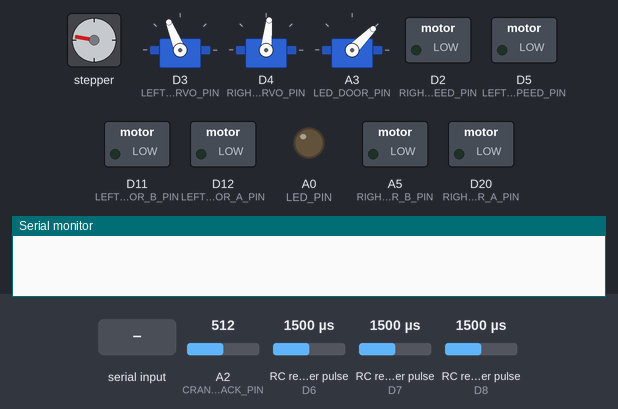
A sketch run on a simulated Arduino Zero (SAMD21). On the bench: stepper motor, 3 × servo, switched loads named in the sketch (green lamp = pin HIGH), output pins drawn as LEDs (lit = HIGH), the last lines printed to the serial monitor. Wiring (inferred from the names in the program): 3 × RC receiver channel: data D6 / data D7 / data D8; stepper motor (2048 steps per turn assumed): coils D1, D0, D10, D9. Inputs (shaded band) come from the test bench; at power-on: RC receiver pulse (sensors on D8, D6, D7) 1500 µs, A2 (CRANE_FEEDBACK_PIN) = 512. Pins used as bus, display or sensor lines are not drawn.

Above: at 1.25 s.
1.3 s: "s90\n" received over Serial
At 1.9 s:
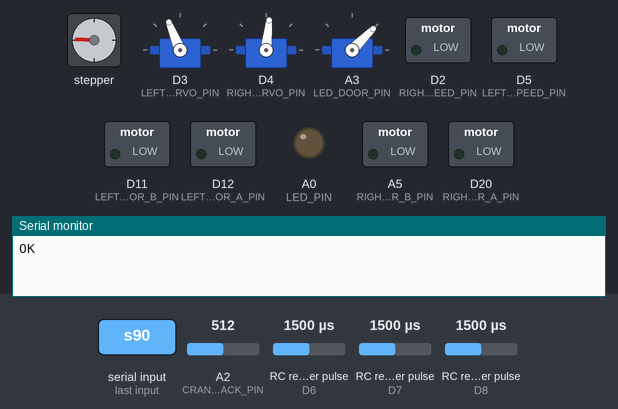
2.8 s: RC receiver pulse (sensor on D8) set to 1486 µs
At 2.98 s:
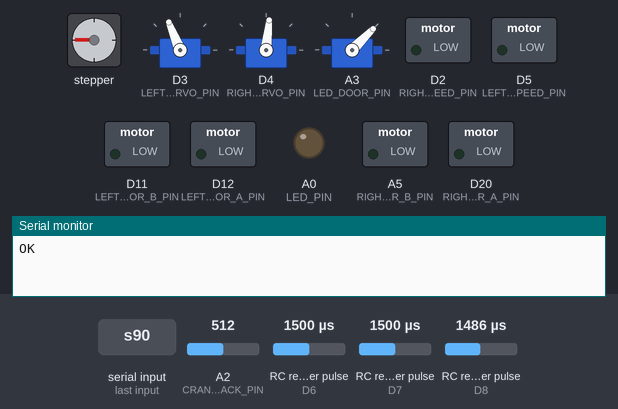
5.8 s: A2 (CRANE_FEEDBACK_PIN) set to 121
8.8 s: A2 (CRANE_FEEDBACK_PIN) set to 106
At 9.8 s:
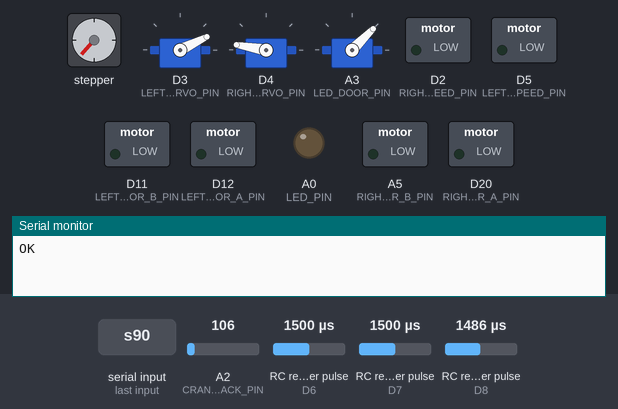
10.3 s: "l" received over Serial
At 11.0 s:
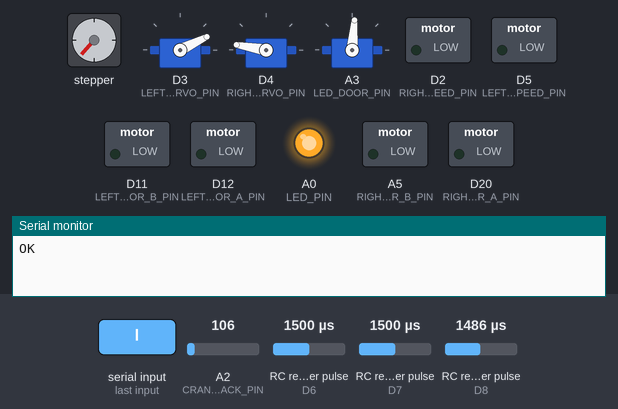
11.8 s: "r90\n" received over Serial
At 11.95 s:
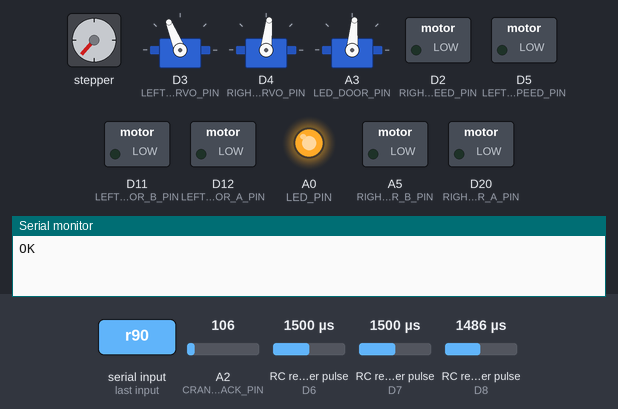
Timing chart, 0 to 17.8 s (numbered marks = the images above; inputs shaded):
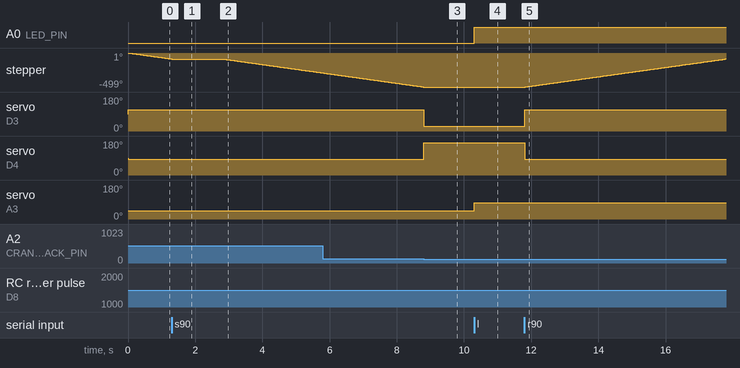

Measured:
- the behaviour switches between 115 and 114 on A2 (CRANE_FEEDBACK_PIN) (found by bisection; images 2 and 3)
- after the input at 1.3 s, stepper: goes on until 1.3 s, then stays -88°
- after the input at 2.8 s, stepper: keeps turning counter-clockwise at about 69°/s, starting at once
- after the input at 8.8 s, stepper: stops changing and stays -499°; servo on D3 (LEFT_HATCH_SERVO_PIN): 112° → 26° at once; servo on D4 (RIGHT_HATCH_SERVO_PIN): 84° → 170° at once
- after the input at 10.3 s, A0 (LED_PIN): LOW → HIGH at once; servo on A3 (LED_DOOR_PIN): 45° → 85° at once
- after the input at 11.8 s, stepper: keeps turning clockwise at about 69°/s, starting at once; servo on D3 (LEFT_HATCH_SERVO_PIN): 26° → 112° at once; servo on D4 (RIGHT_HATCH_SERVO_PIN): 170° → 84° at once
- by itself, stepper: keeps turning counter-clockwise at about 70°/s

The sketch:

Beer-Tank.ino
```cpp
/**************************************************************
   This code controls a Beer Tank using an
   Arduino MKR1000 through serial or RC. More info:
   https://www.hackster.io/Abysmal/beer-tank-20a2ed

   This project is made for "3D Imaging with Walabot & Amazon Alexa"
   contest on hackster.io. More info:
   https://www.hackster.io/contests/walabot2017

   author: Balázs Simon
 **************************************************************/

#include <Servo.h>

/** Connection settings **/
#define LED_PIN A0
#define BATTERY_PIN A1
#define CRANE_FEEDBACK_PIN A2
#define LED_DOOR_PIN A3
#define RIGHT_MOTOR_B_PIN A5
#define RIGHT_MOTOR_A_PIN A6
#define STEPPER_MOTOR_COIL_2_PIN 0
#define STEPPER_MOTOR_COIL_1_PIN 1
#define RIGHT_MOTOR_SPEED_PIN 2
#define LEFT_HATCH_SERVO_PIN 3
#define RIGHT_HATCH_SERVO_PIN 4
#define LEFT_MOTOR_SPEED_PIN 5
#define RC_HORIZONTAL_PIN 6
#define RC_VERTICAL_PIN 7
#define RC_STATE_SWITCH_PIN 8
#define STEPPER_MOTOR_COIL_4_PIN 9
#define STEPPER_MOTOR_COIL_3_PIN 10
#define LEFT_MOTOR_B_PIN 11
#define LEFT_MOTOR_A_PIN 12

/** Software settings **/
#define RIGHT_SERVO_ZERO_ANGLE 170
#define LEFT_SERVO_ZERO_ANGLE 26
#define HATCH_OPENED_ANGLE 86
#define CRANE_ELEVATED_VALUE 245
#define CRANE_LOWERED_VALUE 115
#define LED_DOOR_CLOSED 45
#define LED_DOOR_OPEN 85
#define MIN_SPEED 20
#define RC_ZERO_TIME_FROM 1465
#define RC_ZERO_TIME_TO 1525
#define RC_MAX_TIME 2000
#define RC_MIN_TIME 950

/** Hardware settings **/
#define BAT_VD_R1 22000 // BAT = Battery, VD = Voltage Divider
#define BAT_VD_R2 10000
#define BAT_VD_VREF 3.3
#define ADC_MAX_VALUE 1023
#define MAX_PWM_RESOLUTION 255

/** Derived constants **/
// This equation is the combination of the voltage divider and ADC value to voltage converter equations
#define ADC_VALUE_TO_BAT_VOLTAGE_MULTIPLIER (BAT_VD_R1 + BAT_VD_R2) * BAT_VD_VREF / ADC_MAX_VALUE / BAT_VD_R2

volatile unsigned long horizontal_timer_start = 0;
volatile int horizontal_pulse_time;

volatile unsigned long vertical_timer_start = 0;
volatile int vertical_pulse_time;

volatile unsigned long state_switch_timer_start = 0;
volatile int state_switch_pulse_time;

volatile int motorSpeedBase = 0;
volatile int motorSpeedChange = 0;

Servo leftHatch;
Servo rightHatch;
Servo ledDoor;

int motorState = 8; // the motor is switched off
int elevated = 1;

boolean radioControlled = true;
boolean movingEnabled = true;
boolean lightingEnabled = false;

/**
 * Interrupt handling function for the RC joystick's horizontal part
 * In case of radio control, the PWM signal will be used to calculate the speed of the tank
 */
void calcHorizontal()
{
  if (digitalRead(RC_HORIZONTAL_PIN) == HIGH)
  {
    horizontal_timer_start = micros();
  }
  else
  {
    if (horizontal_timer_start != 0)
    {
      horizontal_pulse_time = ((volatile int)micros() - horizontal_timer_start);
      //restart the timer
      horizontal_timer_start = 0;
      if (timeValid(horizontal_pulse_time)) {
        motorSpeedChange = (horizontal_pulse_time - 1500) / 3;
      }
      else {
        motorSpeedChange = 0;
      }
    }
  }
}

/**
 * Interrupt handling function for the RC joystick's vertical part
 * In case of radio control, the PWM signal will be used to steer the tank
 */
void calcVertical()
{
  if (digitalRead(RC_VERTICAL_PIN) == HIGH)
  {
    vertical_timer_start = micros();
  }
  else
  {
    if (vertical_timer_start != 0)
    {
      vertical_pulse_time = ((volatile int)micros() - vertical_timer_start);
      //restart the timer
      vertical_timer_start = 0;
      if (timeValid(vertical_pulse_time)) {
        motorSpeedBase = (vertical_pulse_time - 1500) / 2;
      }
      else {
        motorSpeedBase = 0;
      }
    }
  }
}

/**
 * Interrupt handling function for the RC switch that will control the crane, the lighting and
 * in case of autonomous control it is used to safely disable the tank if it starts to do crazy things
 */
void calcSwitch()
{
  if (digitalRead(RC_STATE_SWITCH_PIN) == HIGH)
  {
    state_switch_timer_start = micros();
  }
  else
  {
    if (state_switch_timer_start != 0)
    {
      state_switch_pulse_time = ((volatile int)micros() - state_switch_timer_start);
      //restart the timer
      state_switch_timer_start = 0;
      if (radioControlled) {
        if (!elevated && state_switch_pulse_time < 1500) {
          lightingEnabled = !lightingEnabled;
          enableLighting(lightingEnabled);
        }
        elevated = state_switch_pulse_time < 1500;
      }
      else {
        movingEnabled = state_switch_pulse_time < 1500;
      }
    }
  }
}

/**
 * validating pulse width times
 */
boolean timeValid(int RCtime) {
  return (RCtime > RC_MIN_TIME && RCtime < RC_ZERO_TIME_FROM) || (RCtime > RC_ZERO_TIME_TO && RCtime < RC_MAX_TIME);
}

void setup() {
  Serial.begin(115200);

  enableInterrupts();

  pinMode(CRANE_FEEDBACK_PIN, INPUT);
  pinMode(LED_PIN, OUTPUT);
  pinMode(STEPPER_MOTOR_COIL_1_PIN, OUTPUT);
  pinMode(STEPPER_MOTOR_COIL_2_PIN, OUTPUT);
  pinMode(STEPPER_MOTOR_COIL_3_PIN, OUTPUT);
  pinMode(STEPPER_MOTOR_COIL_4_PIN, OUTPUT);
  pinMode(LEFT_MOTOR_A_PIN, OUTPUT);
  pinMode(LEFT_MOTOR_B_PIN, OUTPUT);
  pinMode(LEFT_MOTOR_SPEED_PIN, OUTPUT);
  pinMode(RIGHT_MOTOR_A_PIN, OUTPUT);
  pinMode(RIGHT_MOTOR_B_PIN, OUTPUT);
  pinMode(RIGHT_MOTOR_SPEED_PIN, OUTPUT);

  leftHatch.attach(LEFT_HATCH_SERVO_PIN);
  rightHatch.attach(RIGHT_HATCH_SERVO_PIN);
  ledDoor.attach(LED_DOOR_PIN);
  enableLighting(false);
}

void loop() {

  if (Serial.available() > 0) {
    char received = Serial.read();

    if (received == 'r') {  //Radio controlled
      radioControlled = true;
      enableInterrupts();
    }
    else if (received == 's') { //Controlled through Serial
      Serial.println("OK");
      radioControlled = false;
      disableInterrupts();
    }
    else if (received == 'e' && !radioControlled) { //elevate the crane
      elevated = HIGH;
    }
    else if (received == 'd' && !radioControlled) { //drop the crane
      elevated = LOW;
    }
    else if (received == 'm' && !radioControlled) { //setting the speed of the motors
      long t = millis();
      motorSpeedBase = Serial.parseInt();
      motorSpeedChange = Serial.parseInt();
    }
    else if (received == 'b') { //checking the status of the battery
      Serial.println((int)(getBatteryVoltage() * 100));
    }
    else if (received == 'l') { //turn on lighting
      enableLighting(true);
    }
    else if (received == 'o') { //turn off lighting
      enableLighting(false);
    }
  }

  //in case of autonomous operation moving can be disabled remotely
  if (movingEnabled) {
    handleCrane();
    refreshLeftMotor();
    refreshRightMotor();
  }
  else {
    motorSpeedChange = 0;
    motorSpeedBase = 0;
    refreshLeftMotor();
    refreshRightMotor();
  }
}

/**
 * Enable or disable front lighting
 */
void enableLighting(bool enable) {
  if (enable) {
    ledDoor.write(LED_DOOR_OPEN);
    digitalWrite(LED_PIN, HIGH);
  }
  else {
    ledDoor.write(LED_DOOR_CLOSED);
    digitalWrite(LED_PIN, LOW);
  }
}

/**
 * Moving the crane and thus the beer to the desired state
 */
void handleCrane() {
  int craneValue = analogRead(CRANE_FEEDBACK_PIN);

  if (elevated) {
    if (craneValue < CRANE_ELEVATED_VALUE) {
      elevateCrane();
    }
    else {
      disableTheCoils();
    }
    openTheHatch();
  }
  else {
    if (craneValue < CRANE_LOWERED_VALUE) {
      closeTheHatch();
      disableTheCoils();
    }
    else {
      dropCrane();
    }
  }
}

/**
 * Enabling interrupts
 */
void enableInterrupts() {
  attachInterrupt(digitalPinToInterrupt(RC_STATE_SWITCH_PIN), calcSwitch, CHANGE);
  attachInterrupt(digitalPinToInterrupt(RC_HORIZONTAL_PIN), calcHorizontal, CHANGE);
  attachInterrupt(digitalPinToInterrupt(RC_VERTICAL_PIN), calcVertical, CHANGE);
}

/**
 * Disabling interrupts. They don't need in case of autonomous operation.
 * RC_STATE_SWITCH_PIN stayed enabled because in autonomous mode it is used as a safety switch
 */
void disableInterrupts() {
  detachInterrupt(RC_HORIZONTAL_PIN);
  detachInterrupt(RC_VERTICAL_PIN);
  //detachInterrupt(RC_STATE_SWITCH_PIN);
}

/**
 * The hatch needs to be opened to elevate the crane
 */
void openTheHatch() {
  leftHatch.write(LEFT_SERVO_ZERO_ANGLE + HATCH_OPENED_ANGLE);
  rightHatch.write(RIGHT_SERVO_ZERO_ANGLE - HATCH_OPENED_ANGLE);
}

/**
 * Closing the hatch after the crane is lowered
 */
void closeTheHatch() {
  leftHatch.write(LEFT_SERVO_ZERO_ANGLE);
  rightHatch.write(RIGHT_SERVO_ZERO_ANGLE);
}

/**
 * Lowering the crane
 */
void dropCrane() {
  motorState++;
  if (motorState > 7) {
    motorState = 0;
  }
  moveMotorToState(motorState);
}

/**
 * Elevating the crane
 */
void elevateCrane() {
  motorState--;
  if (motorState < 0) {
    motorState = 7;
  }
  moveMotorToState(motorState);
}

/**
 * The coils of the stepper motor will be turned off to avoid overheating and reduce power consumption
 */
void disableTheCoils() {
  motorState = 8;
  moveMotorToState(motorState);
}

/**
 * Moving the stepper motor
 */
void moveMotorToState(int state) {
  switch (state) {
    case 0:
      motorStep(LOW, LOW, LOW, HIGH);
      break;
    case 1:
      motorStep(LOW, LOW, HIGH, HIGH);
      break;
    case 2:
      motorStep(LOW, LOW, HIGH, LOW);
      break;
    case 3:
      motorStep(LOW, HIGH, HIGH, LOW);
      break;
    case 4:
      motorStep(LOW, HIGH, LOW, LOW);
      break;
    case 5:
      motorStep(HIGH, HIGH, LOW, LOW);
      break;
    case 6:
      motorStep(HIGH, LOW, LOW, LOW);
      break;
    case 7:
      motorStep(HIGH, LOW, LOW, HIGH);
      break;
    default:
      motorStep(LOW, LOW, LOW, LOW);
      break;
  }
}

/**
 * switching on or off the coils of the stepper motor
 */
void motorStep(int coil1, int coil2, int coil3, int coil4) {
  digitalWrite(STEPPER_MOTOR_COIL_1_PIN, coil1);
  digitalWrite(STEPPER_MOTOR_COIL_2_PIN, coil2);
  digitalWrite(STEPPER_MOTOR_COIL_3_PIN, coil3);
  digitalWrite(STEPPER_MOTOR_COIL_4_PIN, coil4);
  delay(1);
}

/**
 * returning the calculated voltage of the battery
 */
float getBatteryVoltage() {
  return analogRead(BATTERY_PIN) * ADC_VALUE_TO_BAT_VOLTAGE_MULTIPLIER;
}

/**
 * update the speed of the left motor. It is calulcated from the
 * base speed of the tank and the sterring parameter
 */
void refreshLeftMotor() {
  int leftMotorSpeed = motorSpeedBase - motorSpeedChange;

  if (leftMotorSpeed > MAX_PWM_RESOLUTION) {
    leftMotorSpeed = MAX_PWM_RESOLUTION;
  }
  else if (leftMotorSpeed < -MAX_PWM_RESOLUTION) {
    leftMotorSpeed = -MAX_PWM_RESOLUTION;
  }

  if (leftMotorSpeed > MIN_SPEED) {
    digitalWrite(LEFT_MOTOR_A_PIN, LOW);
    digitalWrite(LEFT_MOTOR_B_PIN, HIGH);
  }
  else if (leftMotorSpeed < -MIN_SPEED) {
    digitalWrite(LEFT_MOTOR_A_PIN, HIGH);
    digitalWrite(LEFT_MOTOR_B_PIN, LOW);
  }
  else {
    digitalWrite(LEFT_MOTOR_A_PIN, LOW);
    digitalWrite(LEFT_MOTOR_B_PIN, LOW);
  }
  analogWriteResolution(8);
  analogWrite(LEFT_MOTOR_SPEED_PIN, abs(leftMotorSpeed));
}

/**
 * update the speed of the right motor. It is calulcated from the
 * base speed of the tank and the sterring parameter
 */
void refreshRightMotor() {
  int rightMotorSpeed = motorSpeedBase + motorSpeedChange;

  if (rightMotorSpeed > MAX_PWM_RESOLUTION) {
    rightMotorSpeed = MAX_PWM_RESOLUTION;
  }
  else if (rightMotorSpeed < -MAX_PWM_RESOLUTION) {
    rightMotorSpeed = -MAX_PWM_RESOLUTION;
  }

  if (rightMotorSpeed > MIN_SPEED) {
    digitalWrite(RIGHT_MOTOR_A_PIN, LOW);
    digitalWrite(RIGHT_MOTOR_B_PIN, HIGH);
  }
  else if (rightMotorSpeed < -MIN_SPEED) {
    digitalWrite(RIGHT_MOTOR_A_PIN, HIGH);
    digitalWrite(RIGHT_MOTOR_B_PIN, LOW);
  }
  else {
    digitalWrite(RIGHT_MOTOR_A_PIN, LOW);
    digitalWrite(RIGHT_MOTOR_B_PIN, LOW);
  }
  analogWriteResolution(8);
  analogWrite(RIGHT_MOTOR_SPEED_PIN, abs(rightMotorSpeed));
}
```
